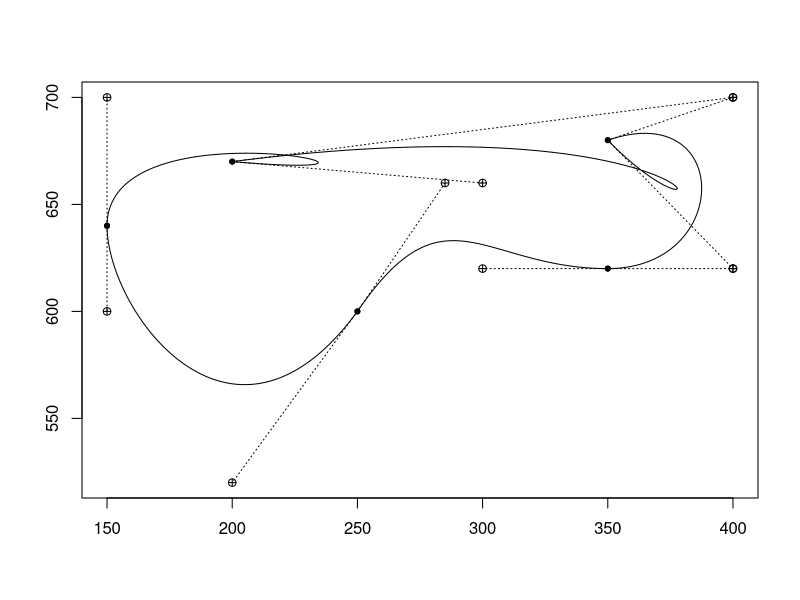

This chart was generated by the following R code:
# This function returns points along a Bezier spline with given
# endpoints (x1,y1) and (x4,y4) and control points (x1,y2) and (x3,y3)
one.bezier = function(x1, x2, x3, x4, y1, y2, y3, y4, npts = 10) {
  bx = 3 * (x2 - x1)
  cx = 3 * (x3 - x2) - bx
  dx = x4 - x1 - bx - cx
  by = 3 * (y2 - y1)
  cy = 3 * (y3 - y2) - by
  dy = y4 - y1 - by - cy
  t = seq(0, 1, length = npts)
  x = x1 + t * (bx + t * (cx + dx * t))
  y = y1 + t * (by + t * (cy + dy * t))
  return(list(x = x, y = y))
}

# This function draws a single Bezier curve with given
# endpoints (x1,y1) and (x4,y4) and control points (x1,y2) and (x3,y3)
draw.one.bezier = function(x1, x2, x3, x4, y1, y2, y3, y4, npts = 10,new = TRUE, ...) {
  pts = one.bezier(x1, x2, x3, x4, y1, y2, y3, y4, npts = npts)
  if (new) 
    plot(pts, type = "n", 
         xlim = c(min(pts$x, x1, x2, x3, x4),max(pts$x, x1, x2, x3, x4)), 
         ylim = c(min(pts$y, y1, y2, y3, y4),max(pts$y, y1, y2, y3, y4)),...)
  lines(pts, ...)
  points(c(x1, x4), c(y1, y4), pch = 20, ...)
  points(c(x2, x3), c(y2, y3), pch = 10, ...)
  lines(c(x1, x2), c(y1, y2), lty = 3)
  lines(c(x4, x3), c(y4, y3), lty = 3)
  invisible(pts)
}

# This function draws multiple Bezier curves on the same plot given vectors of x and y points
draw.beziers = function(x1, x2, x3, x4, y1, y2, y3, y4, npts = 10,new = TRUE, ...) {
  allx = c(x1, x2, x3, x4)
  ally = c(y1, y2, y3, y4)
  xlim = c(min(allx), max(allx))
  ylim = c(min(ally), max(ally))
  if (new) 
    plot(1:2, xlim = xlim, ylim = ylim,...)
  xpts = c()
  ypts = c()
  for (k in 1:length(x1)) {
    pts = draw.one.bezier(x1[k], x2[k], x3[k], x4[k], y1[k], 
                          y2[k], y3[k], y4[k], npts=npts,new = FALSE, xlim = xlim, ylim = ylim, 
                          ...)
    xpts = c(xpts, pts$x)
    ypts = c(ypts, pts$y)
  }
  invisible(list(x = xpts, y = ypts))
}

# This function allows the user to manipulate a Bezier curve.  You must include the manipulate package
bezier.interact = function(x1=0,y1=0,x2=10,y2=10){
  ang1 = 0;
  ang2 = 0;
  len1 = 1;
  len2 = 1;
  do.it = function(len1,len2,ang1,ang2) {
    cx1 = x1 + len1*cos(ang1)
    cy1 = y1 + len1*sin(ang1)
    cx2 = x2 + len2*cos(ang2)
    cy2 = y2 + len2*sin(ang2)
    #    foo = make.all.bezier(cbind(x1,y1,cx1,cy1,cx2,cy2,x2,y2))
    draw.one.bezier(x1,cx1,cx2,x2,y1,cy1,cy2,y2,npts=100,xlab="",ylab="")
  }
  manipulate( do.it(len1,len2,ang1*pi/180, ang2*pi/180), 
              len1=slider(0,10,step=.1,initial=1),
              ang1 = slider(-180,180,step=1,initial=-90),
              len2 = slider(0,10,step=.1, initial=1),
              ang2 = slider(-180,180,step=1,initial=90) )
}

# This function takes a matrix T of points in 
# x1, y1, x2, y2, x3, y3, x4, y4 form and draws the Bezier curve
# See the example below
draw.curve = function(T, npts = 100, ...) {
  draw.beziers(T[, 1], T[, 3], T[, 5], T[, 7], T[, 2],T[, 4], T[, 6], T[, 8],npts=npts,xlab="",ylab="")
}

#  --------------------- Example ----------------------------
T = rbind(
  c(150,640,150,600,200,520,250,600),
  c(250,600,285,660,300,620,350,620),
  c(350,620,400,620,400,700,350,680),
  c(350,680,300,660,150,700,150,640))

T2 = rbind( #adding a new point
  c(150,640,150,600,200,520,250,600),
  c(250,600,285,660,300,620,350,620),
  c(350,620,400,620,400,700,350,680),
  c(350,680,400,620,400,700,200,670),#new point added here
  c(200,670,300,660,150,700,150,640))

#draw.curve(T)
draw.curve(T2)
